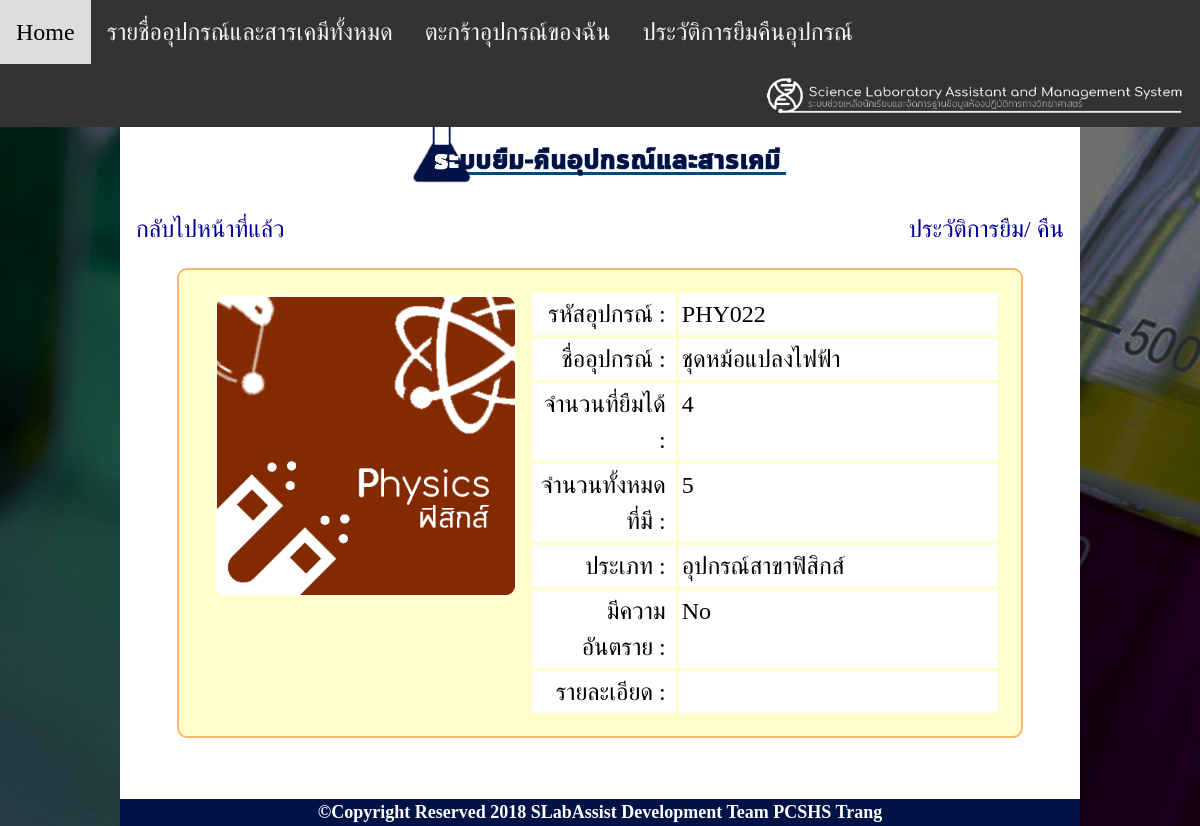
The app's page /lab/equip_detail.php?id=162 (signed in) with its own data.
### tables this page shows
CREATE TABLE `equipment` (
  `eq_id` int(11) NOT NULL,
  `eq_code` varchar(7) DEFAULT NULL,
  `eq_name` varchar(50) DEFAULT NULL,
  `eq_amount` int(11) DEFAULT NULL,
  `eq_total` int(5) DEFAULT NULL,
  `eq_counter` varchar(10) DEFAULT NULL,
  `eq_damage` int(11) DEFAULT '0',
  `eq_detail` text,
  `eq_danger` varchar(10) DEFAULT NULL,
  `eq_type` varchar(3) DEFAULT NULL,
  `eq_path` text
);

### lab/equip_detail.php (the view, shortened to what this page needs)
<!DOCTYPE html PUBLIC "-//W3C//DTD XHTML 1.0 Transitional//EN" "http://www.w3.org/TR/xhtml1/DTD/xhtml1-transitional.dtd">
<html xmlns="http://www.w3.org/1999/xhtml">
<head>
<link rel="stylesheet" href="https://code.getmdl.io/1.3.0/material.indigo-pink.min.css">
<link rel="stylesheet" href="css/w3.css">
<link rel="stylesheet" href="css/cart.css">
<link rel="stylesheet" href="css/header.css">
<link rel="stylesheet" href="css/line.css">
</head>
<body topmargin="0" leftmargin="0" rightmargin="0" bottommargin="0">
<?
$sql="SELECT * FROM equipment WHERE eq_id = '$_GET[id]'";
$q=mysql_query($sql);
$data=mysql_fetch_assoc($q);
?>
<div class="navbar" align="right"> <a href="home.php">Home</a> <a href="borrow.php">รายชื่ออุปกรณ์และสารเคมีทั้งหมด</a> <a href="mycart.php">ตะกร้าอุปกรณ์ของฉัน</a> <a href="booking_history.php">ประวัติการยืมคืนอุปกรณ์</a> <img src="img/header_white.png" width="452" height="63"  /></div>
<table align="center" border="0" cellpadding="3" cellspacing="3" width="100%" bgcolor="#3333FF" height="80">
<tr>
	<td>&nbsp;</td>
</tr>
</table>
<form name="form_search" id="form_search" method="get">
<table align="center" border="0" cellpadding="0" cellspacing="0" width="80%" bgcolor="#FFFFFF" style="padding-top:10px; margin-top:10px;">
<tr height="300" valign="top">
	<td>
	<table align="center" width="100%" border="0" cellpadding="5" cellspacing="5">
	<tr>
		<td align="center" valign="top"><img src="img/borrow.png" height="80" /></td>
	</tr>
	<tr>
		<td>
		  <table align="center" width="100%" border="0" cellpadding="3" cellspacing="3">
		<tr align="right">
			<td valign="top" align="left"><a href="borrow.php" class="hover_unterline">กลับไปหน้าที่แล้ว</a></td>
			<td align="right"><a href="booking_history.php" class="hover_unterline">ประวัติการยืม/ คืน</a></td>
			</tr>
		</table>
		</td>
	</tr>
	<tr>
		<td><table align="center" width="90%" border="0" cellpadding="3" cellspacing="3" bgcolor="#FFFFCC" class="rcorners">
		  <tr valign="top">
				<td width="41%" rowspan="8" valign="top" align="center"><img src="<?=$data[eq_path]?>" width="300" height="300" class="rcorners2"/></td>
				<td width="18%" align="right" bgcolor="#FFFFFF" style="padding-right:10px;">รหัสอุปกรณ์ :</td>
				<td width="40%" bgcolor="#FFFFFF"><?=$data[eq_code]?></td>
			</tr>
			<tr valign="top">
				<td align="right" bgcolor="#FFFFFF" style="padding-right:10px;">ชื่ออุปกรณ์ :</td>
				<td bgcolor="#FFFFFF"><?=$data[eq_name]?></td>
			</tr>
			<tr valign="top">
			  <td align="right" valign="top" bgcolor="#FFFFFF" style="padding-right:10px;">จำนวนที่ยืมได้ :</td>
			  <td valign="top" bgcolor="#FFFFFF" height="33"><?=$data[eq_total]?></td>
			  </tr>
			<tr valign="top">
			  <td align="right" valign="top" bgcolor="#FFFFFF" style="padding-right:10px;">จำนวนทั้งหมดที่มี :</td>
			  <td valign="top" bgcolor="#FFFFFF" height="33"><?=$data[eq_amount]?></td>
			  </tr>
			<tr valign="top">
			  <td align="right" valign="top" bgcolor="#FFFFFF" style="padding-right:10px;">ประเภท :</td>
			  <td valign="top" bgcolor="#FFFFFF" height="33"><?
              	if($data[eq_type]=="bio"){
					echo อุปกรณ์สาขาชีววิทยา;
				}else if($data[eq_type]=="chm"){
					echo อุปกรณ์สาขาเคมี;
				}else if($data[eq_type]=="phy"){
					echo อุปกรณ์สาขาฟิสิกส์;
				}else if($data[eq_type]=="che"){
					echo สารเคมี;
				}
			  ?></td>
			  </tr>
			<tr valign="top">
			  <td align="right" valign="top" bgcolor="#FFFFFF" style="padding-right:10px;">มีความอันตราย :</td>
			  <td valign="top" bgcolor="#FFFFFF" height="33"><?=$data[eq_danger] ?></td>
			  </tr>
			<tr valign="top">
				<td align="right" valign="top" bgcolor="#FFFFFF" style="padding-right:10px;">รายละเอียด :</td>
				<td valign="top" bgcolor="#FFFFFF" height="34"><?=$data[eq_detail]?></td>
			</tr>
			</table>
		</td>
	</tr>
	<tr>
	  <td>&nbsp;</td>
	  </tr>
	</table>	</td>
</tr>
<tr>
  <td bgcolor="#001246" align="center" style="font-weight:600; font-size:18px; color:white;">&copy;Copyright Reserved 2018 SLabAssist Development Team PCSHS Trang</td>
</tr>
</table>
</form>
</body>
</html>

### lab/css/w3.css (style rules this page uses)
html { box-sizing:border-box }
*,*:before,*:after { box-sizing:inherit }
html { -ms-text-size-adjust:100%;-webkit-text-size-adjust:100% }
body { margin:0 }
a { background-color:transparent;-webkit-text-decoration-skip:objects }
img { border-style:none }
html,body { font-family:Verdana,sans-serif;font-size:15px;line-height:1.5 }
html { overflow-x:hidden }
img { vertical-align:middle }
a { color:inherit }

### lab/css/cart.css (style rules this page uses)
.rcorners { border-radius: 10px; border: 2px solid #f3b86d; padding: 20px; }
.rcorners2 { border-radius: 10px; border: 1px solid #FFFFFF; }

### lab/css/header.css (style rules this page uses)
* { font-family:Circular; font-size:24px; }
body { margin:0; }
.navbar { overflow: hidden; background-color: #333; position: fixed; top: 0; width: 100%; }
.navbar a { float: left; display: block; color: #f2f2f2; text-align: center; padding: 14px 16px; text-decoration: none; }

### lab/css/line.css (style rules this page uses)
a { font-size:24px; color:#000099; }
a.hover_unterline { position:relative; text-decoration:none; cursor:pointer; font-size:24px; color:#000099; }
a.hover_unterline::after { -webkit-transition: 0.3s all ease; -moz-transition: 0.3s all ease; -ms-transition: 0.3s all ease; -o-transition: 0.3s all ease; transition: 0.3s all ease; position:absolute; left:100%; right:0; bottom:0px; z-index:1; content:""; height:1px; background:#0000FF; }

### records on screen
equipment: eq_path (picture), eq_code "PHY022", eq_name "ชุดหม้อแปลงไฟฟ้า", eq_total "4", eq_amount "5", eq_danger "No"

### other values on screen
อุปกรณ์สาขาฟิสิกส์ "อุปกรณ์สาขาฟิสิกส์"
